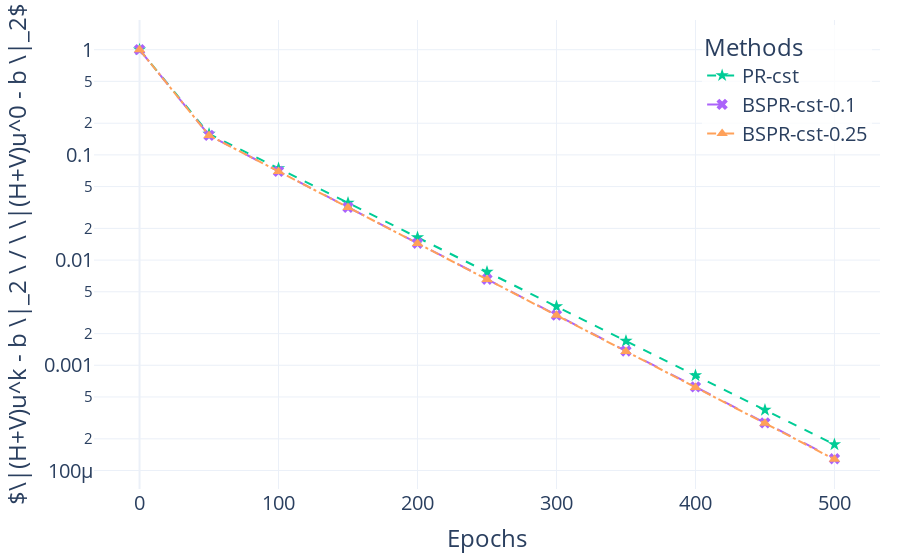
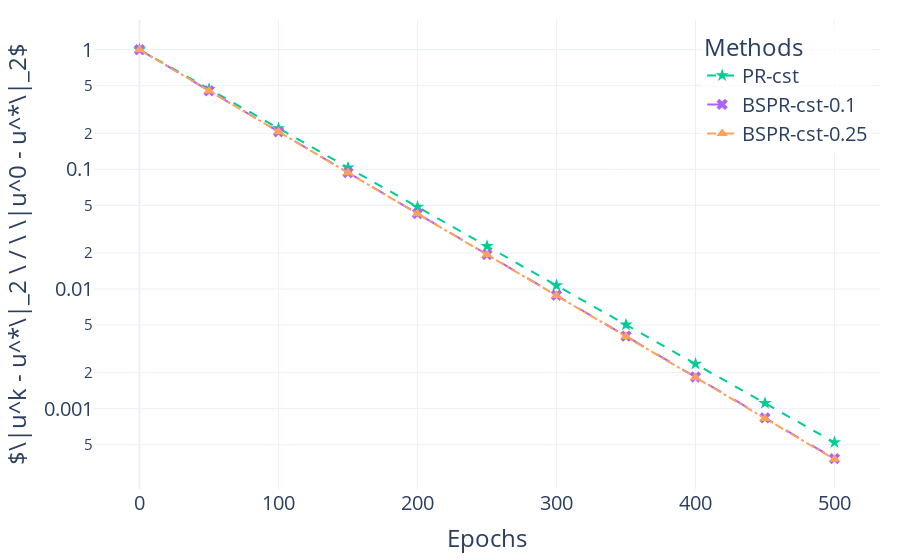
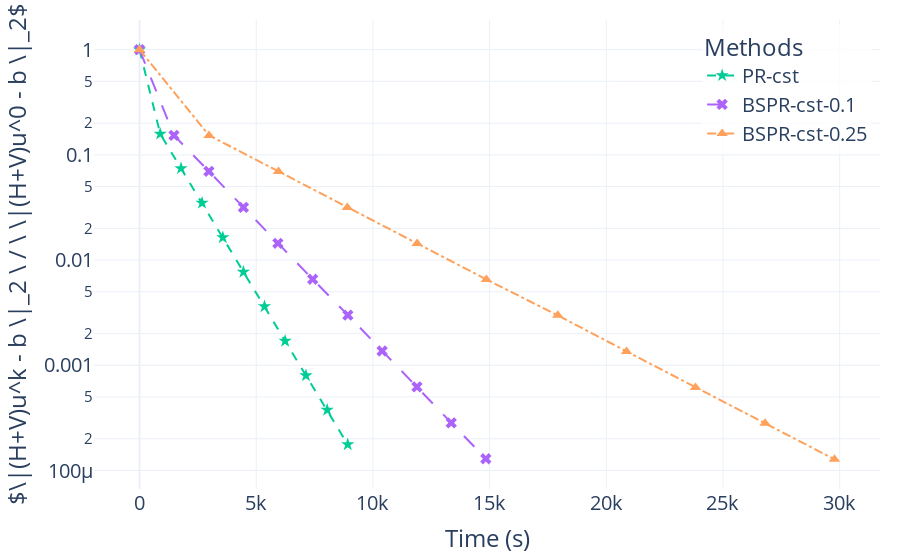
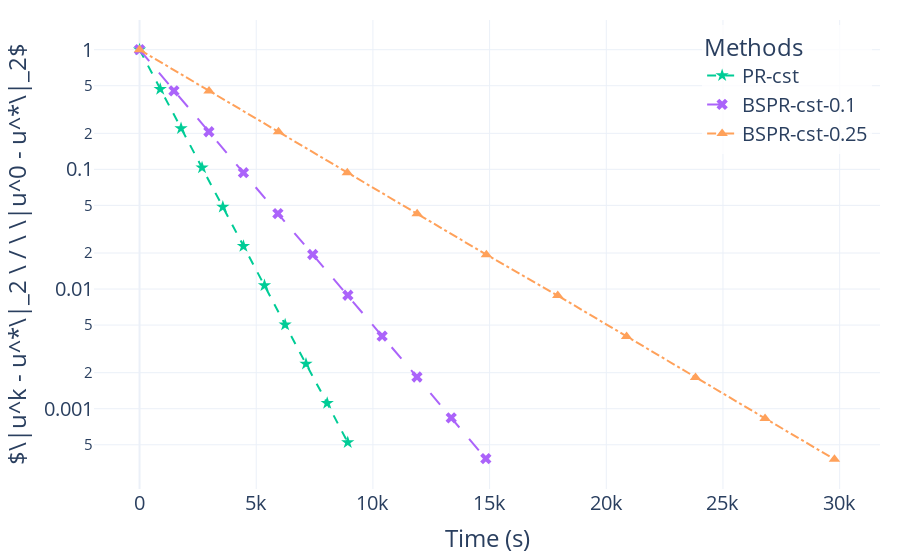

Source (notebook cell) for these figures, in order:
### Code cell
# plot_conv_plotly(results, title, prob="pr", x_axis="iter")
plot_conv_plotly(results, title, prob="pr", x_axis="epoch")
plot_conv_plotly(results, title, prob="pr", x_axis="time")

### Figure 1 — Plotly figure (JSON) as saved in the notebook; plotly's stock layout.template omitted (floating-point values rounded to 4 significant figures)
{"data": [{"line": {"color": "#00CC96", "dash": "dash"}, "marker": {"size": 10, "symbol": "star"}, "mode": "lines+markers", "name": "PR-cst", "type": "scatter", "x": [0, 50, 100, 150, 200, 250, 300, 350, 400, 450, 500], "y": [1, 0.1584, 0.07436, 0.03493, 0.01641, 0.007711, 0.003623, 0.001703, 0.0008001, 0.000376, 0.0001767]}, {"line": {"color": "#AB63FA", "dash": "longdash"}, "marker": {"size": 10, "symbol": "x"}, "mode": "lines+markers", "name": "BSPR-cst-0.1", "type": "scatter", "x": [0, 50, 100, 150, 200, 250, 300, 350, 400, 450, 500], "y": [1, 0.1535, 0.06976, 0.03173, 0.01445, 0.006577, 0.003001, 0.001367, 0.0006229, 0.0002837, 0.0001293]}, {"line": {"color": "#FFA15A", "dash": "dashdot"}, "marker": {"size": 10, "symbol": "triangle-up"}, "mode": "lines+markers", "name": "BSPR-cst-0.25", "type": "scatter", "x": [0, 50, 100, 150, 200, 250, 300, 350, 400, 450, 500], "y": [1, 0.1532, 0.06973, 0.03165, 0.01439, 0.006549, 0.002983, 0.001355, 0.0006168, 0.0002808, 0.0001278]}], "layout": {"font": {"size": 20}, "legend": {"bgcolor": "rgba(255,255,255,0.8)", "title": {"text": "Methods"}, "x": 0.99, "xanchor": "right", "y": 0.99, "yanchor": "top"}, "margin": {"b": 20, "l": 20, "r": 20, "t": 20}, "xaxis": {"title": {"text": "Epochs"}}, "yaxis": {"title": {"text": "$\\|(H+V)u^k - b \\|_2 \\ / \\ \\|(H+V)u^0 - b \\|_2$"}, "type": "log"}}}

### Figure 2 — Plotly figure (JSON) as saved in the notebook; plotly's stock layout.template omitted (floating-point values rounded to 4 significant figures)
{"data": [{"line": {"color": "#00CC96", "dash": "dash"}, "marker": {"size": 10, "symbol": "star"}, "mode": "lines+markers", "name": "PR-cst", "type": "scatter", "x": [0, 50, 100, 150, 200, 250, 300, 350, 400, 450, 500], "y": [1, 0.4679, 0.2198, 0.1033, 0.04852, 0.0228, 0.01072, 0.005035, 0.002366, 0.001112, 0.0005226]}, {"line": {"color": "#AB63FA", "dash": "longdash"}, "marker": {"size": 10, "symbol": "x"}, "mode": "lines+markers", "name": "BSPR-cst-0.1", "type": "scatter", "x": [0, 50, 100, 150, 200, 250, 300, 350, 400, 450, 500], "y": [1, 0.4533, 0.2062, 0.09379, 0.04271, 0.01944, 0.008869, 0.004041, 0.001842, 0.0008385, 0.0003824]}, {"line": {"color": "#FFA15A", "dash": "dashdot"}, "marker": {"size": 10, "symbol": "triangle-up"}, "mode": "lines+markers", "name": "BSPR-cst-0.25", "type": "scatter", "x": [0, 50, 100, 150, 200, 250, 300, 350, 400, 450, 500], "y": [1, 0.4526, 0.206, 0.09356, 0.04255, 0.01936, 0.00882, 0.004007, 0.001824, 0.0008301, 0.0003779]}], "layout": {"font": {"size": 20}, "legend": {"bgcolor": "rgba(255,255,255,0.8)", "title": {"text": "Methods"}, "x": 0.99, "xanchor": "right", "y": 0.99, "yanchor": "top"}, "margin": {"b": 20, "l": 20, "r": 20, "t": 20}, "xaxis": {"title": {"text": "Epochs"}}, "yaxis": {"title": {"text": "$\\|u^k - u^*\\|_2 \\ / \\ \\|u^0 - u^*\\|_2$"}, "type": "log"}}}

### Figure 3 — Plotly figure (JSON) as saved in the notebook; plotly's stock layout.template omitted (floating-point values rounded to 4 significant figures)
{"data": [{"line": {"color": "#00CC96", "dash": "dash"}, "marker": {"size": 10, "symbol": "star"}, "mode": "lines+markers", "name": "PR-cst", "type": "scatter", "x": [0.3651, 886.2, 1778.0, 2678.0, 3569.0, 4452.0, 5354.0, 6239.0, 7132.0, 8041.0, 8921.0], "y": [1, 0.1584, 0.07436, 0.03493, 0.01641, 0.007711, 0.003623, 0.001703, 0.0008001, 0.000376, 0.0001767]}, {"line": {"color": "#AB63FA", "dash": "longdash"}, "marker": {"size": 10, "symbol": "x"}, "mode": "lines+markers", "name": "BSPR-cst-0.1", "type": "scatter", "x": [0.3651, 1474.0, 2972.0, 4451.0, 5928.0, 7420.0, 8927.0, 10390.0, 11890.0, 13360.0, 14840.0], "y": [1, 0.1535, 0.06976, 0.03173, 0.01445, 0.006577, 0.003001, 0.001367, 0.0006229, 0.0002837, 0.0001293]}, {"line": {"color": "#FFA15A", "dash": "dashdot"}, "marker": {"size": 10, "symbol": "triangle-up"}, "mode": "lines+markers", "name": "BSPR-cst-0.25", "type": "scatter", "x": [0.3651, 2978.0, 5955.0, 8903.0, 11900.0, 14860.0, 17920.0, 20870.0, 23820.0, 26800.0, 29780.0], "y": [1, 0.1532, 0.06973, 0.03165, 0.01439, 0.006549, 0.002983, 0.001355, 0.0006168, 0.0002808, 0.0001278]}], "layout": {"font": {"size": 20}, "legend": {"bgcolor": "rgba(255,255,255,0.8)", "title": {"text": "Methods"}, "x": 0.99, "xanchor": "right", "y": 0.99, "yanchor": "top"}, "margin": {"b": 20, "l": 20, "r": 20, "t": 20}, "xaxis": {"title": {"text": "Time (s)"}}, "yaxis": {"title": {"text": "$\\|(H+V)u^k - b \\|_2 \\ / \\ \\|(H+V)u^0 - b \\|_2$"}, "type": "log"}}}

### Figure 4 — Plotly figure (JSON) as saved in the notebook; plotly's stock layout.template omitted (floating-point values rounded to 4 significant figures)
{"data": [{"line": {"color": "#00CC96", "dash": "dash"}, "marker": {"size": 10, "symbol": "star"}, "mode": "lines+markers", "name": "PR-cst", "type": "scatter", "x": [0.3651, 886.2, 1778.0, 2678.0, 3569.0, 4452.0, 5354.0, 6239.0, 7132.0, 8041.0, 8921.0], "y": [1, 0.4679, 0.2198, 0.1033, 0.04852, 0.0228, 0.01072, 0.005035, 0.002366, 0.001112, 0.0005226]}, {"line": {"color": "#AB63FA", "dash": "longdash"}, "marker": {"size": 10, "symbol": "x"}, "mode": "lines+markers", "name": "BSPR-cst-0.1", "type": "scatter", "x": [0.3651, 1474.0, 2972.0, 4451.0, 5928.0, 7420.0, 8927.0, 10390.0, 11890.0, 13360.0, 14840.0], "y": [1, 0.4533, 0.2062, 0.09379, 0.04271, 0.01944, 0.008869, 0.004041, 0.001842, 0.0008385, 0.0003824]}, {"line": {"color": "#FFA15A", "dash": "dashdot"}, "marker": {"size": 10, "symbol": "triangle-up"}, "mode": "lines+markers", "name": "BSPR-cst-0.25", "type": "scatter", "x": [0.3651, 2978.0, 5955.0, 8903.0, 11900.0, 14860.0, 17920.0, 20870.0, 23820.0, 26800.0, 29780.0], "y": [1, 0.4526, 0.206, 0.09356, 0.04255, 0.01936, 0.00882, 0.004007, 0.001824, 0.0008301, 0.0003779]}], "layout": {"font": {"size": 20}, "legend": {"bgcolor": "rgba(255,255,255,0.8)", "title": {"text": "Methods"}, "x": 0.99, "xanchor": "right", "y": 0.99, "yanchor": "top"}, "margin": {"b": 20, "l": 20, "r": 20, "t": 20}, "xaxis": {"title": {"text": "Time (s)"}}, "yaxis": {"title": {"text": "$\\|u^k - u^*\\|_2 \\ / \\ \\|u^0 - u^*\\|_2$"}, "type": "log"}}}
